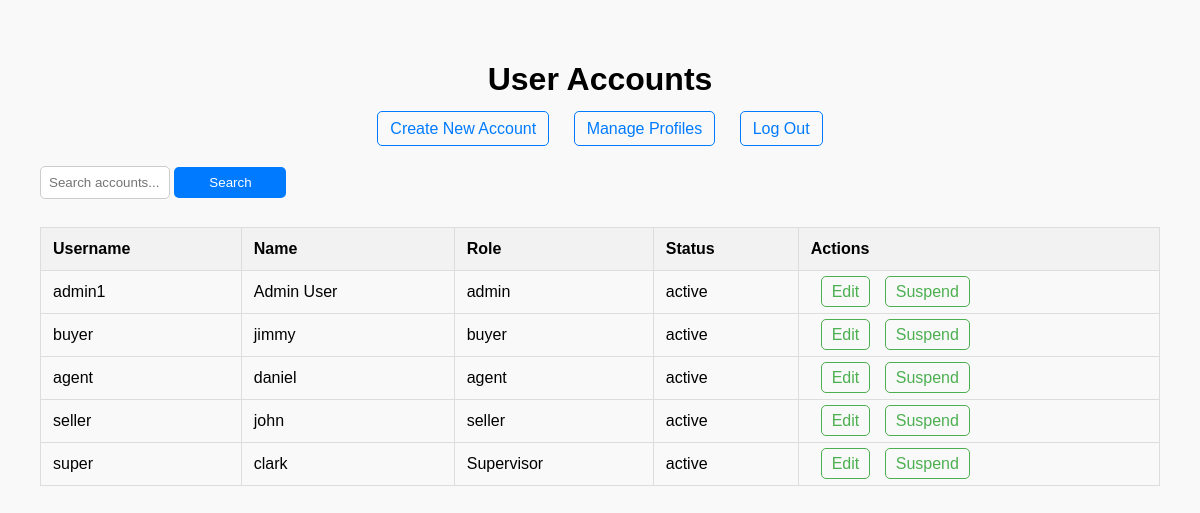
The page /accounts (signed in) on the database its author committed.
### tables this page shows
CREATE TABLE user_accounts (
        id TEXT PRIMARY KEY,  -- Username
        name TEXT NOT NULL,
        password TEXT NOT NULL,
        email TEXT NOT NULL UNIQUE,
        profile_id INTEGER,
        status TEXT NOT NULL CHECK(status IN ('active', 'suspended')),
        FOREIGN KEY (profile_id) REFERENCES user_profiles (profile_id)
    );

CREATE TABLE user_profiles (
        profile_id INTEGER PRIMARY KEY AUTOINCREMENT,
        role TEXT NOT NULL UNIQUE,
        status TEXT NOT NULL CHECK(status IN ('active', 'suspended'))
    );

### app.py (the view)
@app.route('/accounts')
@admin_required
def view_accounts():
    accounts = user_repo.get_all_accounts()
    return render_template('accounts.html', accounts=accounts)

### app.py (called while the page is built)
def admin_required(f):
    @wraps(f)
    def decorated_function(*args, **kwargs):
        if 'user' not in session or session['user']['role'] != 'admin':
            flash('You do not have permission to access this page.')
            return redirect(url_for('login'))
        return f(*args, **kwargs)
    return decorated_function

### base_repository.py (called while the page is built)
    def get_connection(self):
        return sqlite3.connect(self.db_path)

    def fetch_all(self, query, params=()):
        conn = self.get_connection()
        conn.row_factory = sqlite3.Row  # Enables column access by name
        cursor = conn.cursor()
        cursor.execute(query, params)
        results = cursor.fetchall()
        conn.close()
        return results

### user_account_repository.py (called while the page is built)
    def get_all_accounts(self):
        query = '''
            SELECT ua.*, up.role
            FROM user_accounts ua
            LEFT JOIN user_profiles up ON ua.profile_id = up.profile_id
        '''
        return self.fetch_all(query)

### templates/accounts.html (shortened to what this page needs)
<!DOCTYPE html>
<html lang="en">
<head>
</head>
<body>
    <h1>User Accounts</h1>
    <div class="links">
        <a href="/accounts/new">Create New Account</a>
        <a href="/profiles">Manage Profiles</a>
        <a href="/logout">Log Out</a>
    </div>
    <form action="{{ url_for('search_accounts') }}" method="post">
        <input type="text" name="search_term" placeholder="Search accounts...">
        <input type="submit" value="Search">
    </form>
    <table>
        <thead>
            <tr>
                <th>Username</th>
                <th>Name</th>
                <th>Role</th>
                <th>Status</th>
                <th>Actions</th>
            </tr>
        </thead>
        <tbody>
            {% for account in accounts %}
            <tr>
                <td>{{ account['id'] }}</td>
                <td>{{ account['name'] }}</td>
                <td>{{ account['role'] }}</td>
                <td>{{ account['status'] }}</td>
                <td class="actions">
                    <a href="/accounts/{{ account['id'] }}/edit">Edit</a>
                    <a href="/accounts/{{ account['id'] }}/suspend">Suspend</a>
                </td>
            </tr>
            {% else %}
            <tr>
                <td colspan="5">No accounts found.</td>
            </tr>
            {% endfor %}
        </tbody>
    </table>
</body>
</html>

### templates/accounts.html (style rules this page uses)
body { font-family: Arial, sans-serif; background-color: #f9f9f9; margin: 0; padding: 40px; }
h1 { text-align: center; }
.links { text-align: center; margin-bottom: 20px; }
.links a { margin: 0 10px; color: #007BFF; text-decoration: none; padding: 8px 12px; border: 1px solid #007BFF; border-radius: 5px; transition: background-color 0.3s; }
table { width: 100%; border-collapse: collapse; margin-top: 20px; }
th, td { border: 1px solid #ddd; padding: 12px; text-align: left; }
th { background-color: #f2f2f2; }
.actions a { margin-left: 10px; color: #4CAF50; text-decoration: none; padding: 6px 10px; border: 1px solid #4CAF50; border-radius: 5px; transition: background-color 0.3s; }
input[type="text"] { width: 10%; padding: 8px; margin: 8px 0; border-radius: 5px; border: 1px solid #ccc; }
input[type="submit"] { padding: 8px 15px; background-color: #007BFF; color: white; border: none; border-radius: 5px; cursor: pointer; transition: background-color 0.3s; width: 10%; }

### rows shown on the page
user_accounts: id "admin1", name "Admin User", role "admin", status "active"
user_accounts: id "buyer", name "jimmy", role "buyer", status "active"
user_accounts: id "agent", name "daniel", role "agent", status "active"
user_accounts: id "seller", name "john", role "seller", status "active"
user_accounts: id "super", name "clark", role "Supervisor", status "active"
